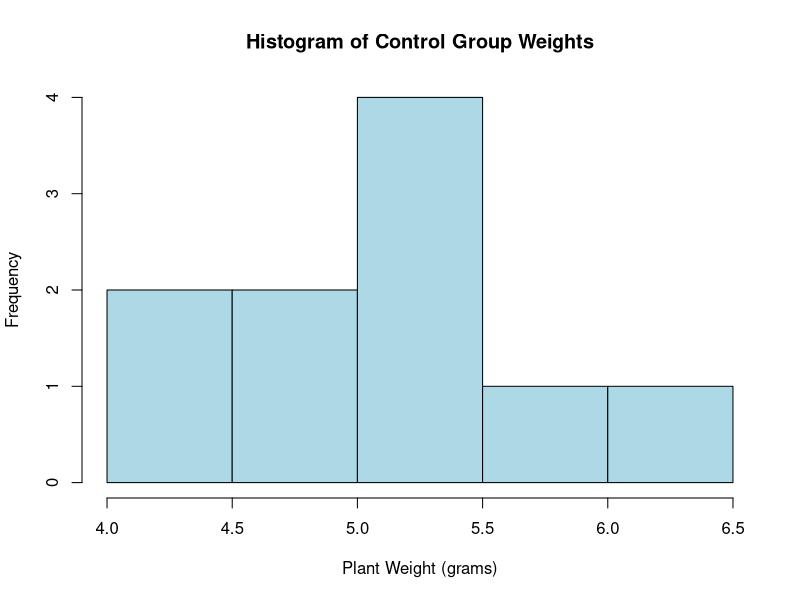
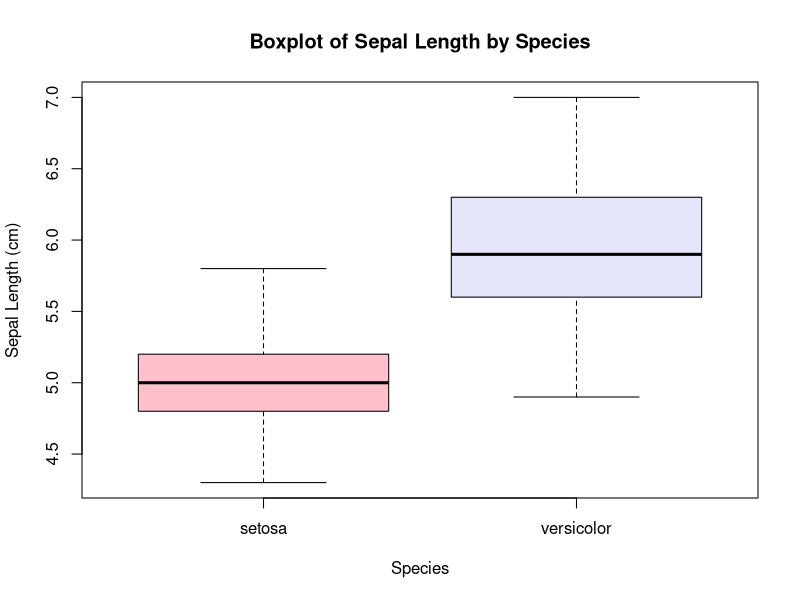
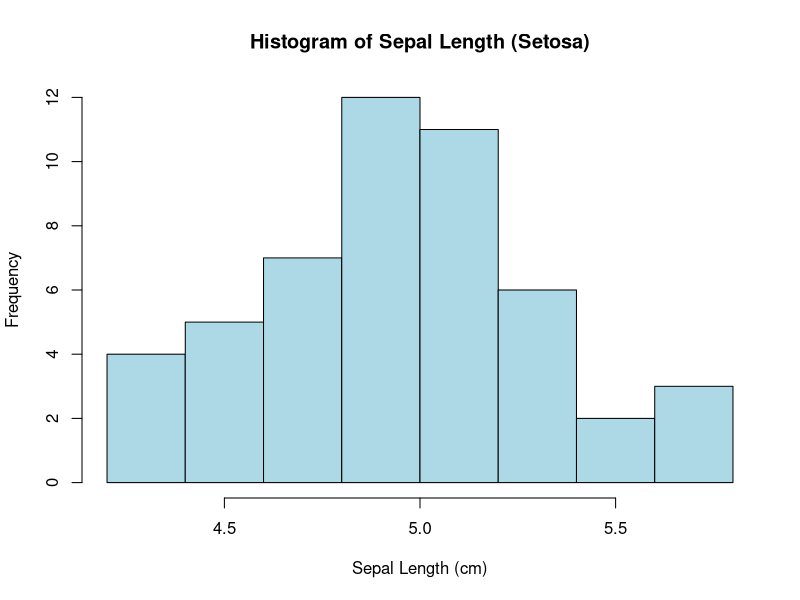
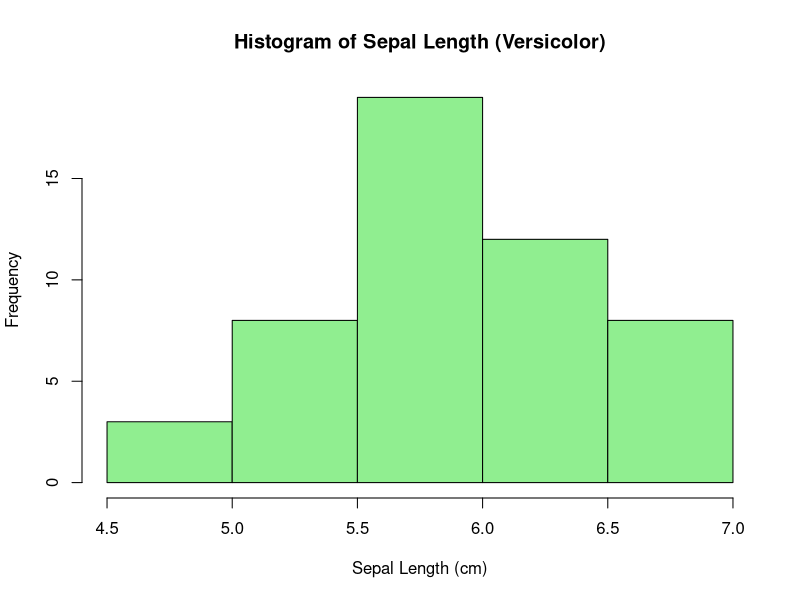
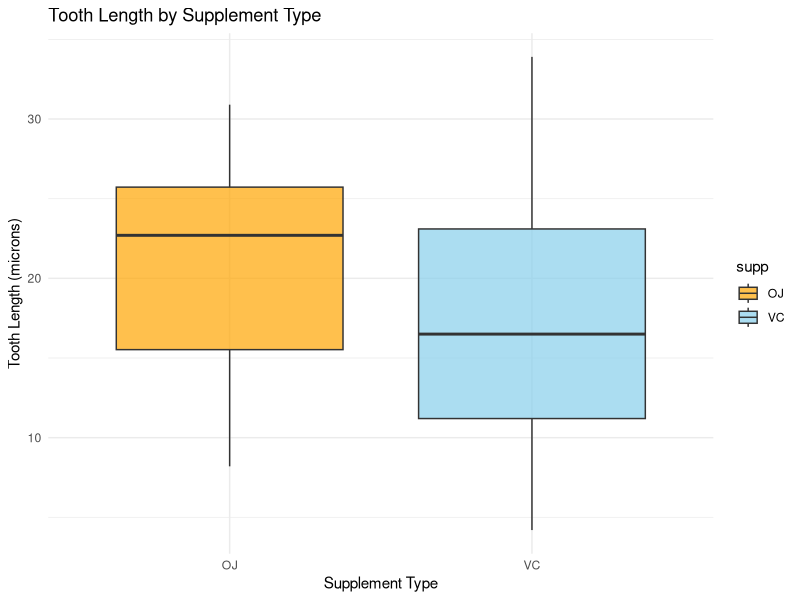
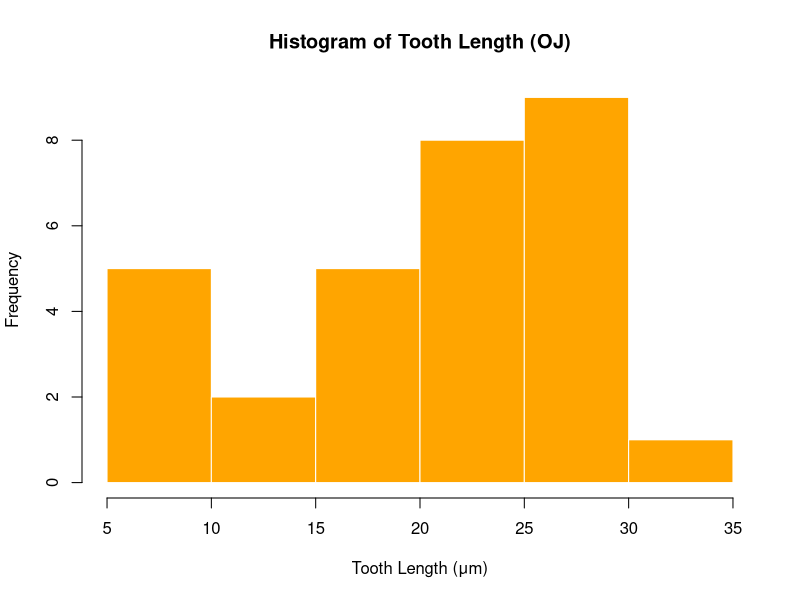
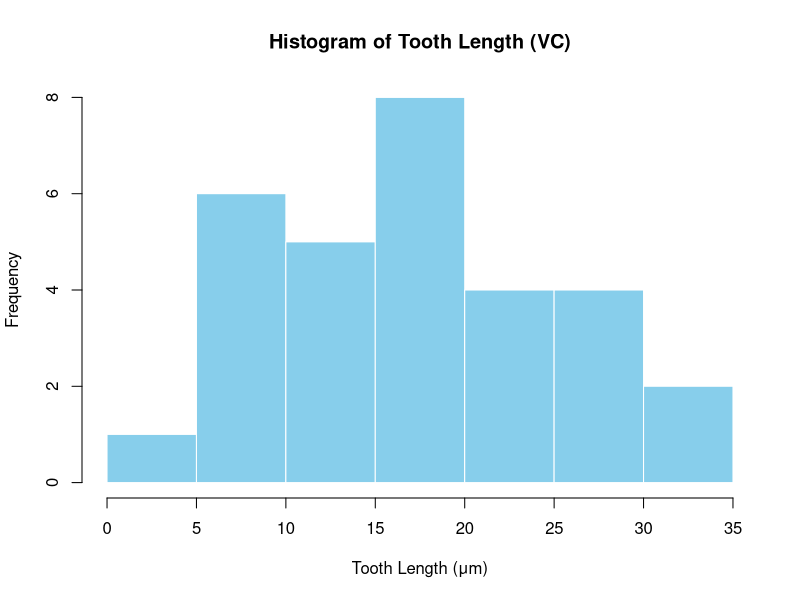
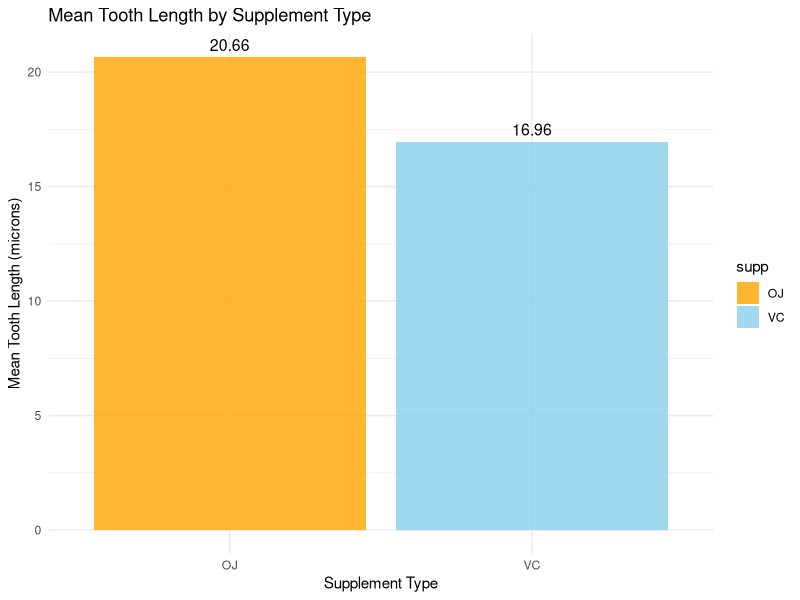

The R source for these figures, in order:
## ---- chunk 1
knitr::opts_chunk$set(echo = TRUE)
## ---- chunk 2
# Given values
lower <- 128
upper <- 147
n <- 64
conf_level <- 0.95

# Step 1: Calculate sample mean
mean_wait <- (lower + upper) / 2
mean_wait

# Step 2: Margin of Error
ME <- (upper - lower) / 2
ME

# Step 3: z* value for 95% confidence
z_star <- qnorm( (1 + conf_level) / 2 )
z_star

# Step 4: Standard Error
SE <- ME / z_star
SE

# Step 5: Estimate sample standard deviation
s <- SE * sqrt(n)
s

# CI from mean and SE
lower_check <- mean_wait - z_star * SE
upper_check <- mean_wait + z_star * SE
c(lower_check, upper_check)

## ---- chunk 3
# Load the built-in dataset
data(PlantGrowth)

# Extract control group weights
control <- subset(PlantGrowth, group == "ctrl")$weight

# View the control group weights
control

## ---- chunk 4
shapiro.test(control)

# Histogram and density plot
hist(control, 
     main = "Histogram of Control Group Weights",
     xlab = "Plant Weight (grams)",
     col = "lightblue",
     border = "black")

## ---- chunk 5

# one- sample t-test
t.test(control, mu = 5)
## ---- chunk 6
# Load dataset
data(PlantGrowth)

# Extract groups
ctrl <- subset(PlantGrowth, group == "ctrl")$weight
trt1 <- subset(PlantGrowth, group == "trt1")$weight
trt2 <- subset(PlantGrowth, group == "trt2")$weight

# Two-sample t-tests
t_test_ctrl_trt1 <- t.test(ctrl, trt1, var.equal = TRUE)
t_test_ctrl_trt2 <- t.test(ctrl, trt2, var.equal = TRUE)

# Print results
t_test_ctrl_trt1
t_test_ctrl_trt2

## ---- chunk 7
# Load the built-in iris dataset
data(iris)

# Create numeric vectors for sepal length of each species
setosa <- subset(iris, Species == "setosa")$Sepal.Length
versicolor <- subset(iris, Species == "versicolor")$Sepal.Length

# View the first few values
head(setosa)
head(versicolor)

## ---- chunk 8
# Perform two-sample t-test
t_test_result <- t.test(setosa, versicolor, var.equal = TRUE)
t_test_result
## ---- chunk 9
# Summary statistics
summary(setosa)
summary(versicolor)

species <- factor(c(rep("setosa", length(setosa)), rep("versicolor", length(versicolor))))
sepal_length <- c(setosa, versicolor)

# Box plot
boxplot(sepal_length ~ species,
        main = "Boxplot of Sepal Length by Species",
        xlab = "Species",
        ylab = "Sepal Length (cm)",
        col = c("pink", "lavender"))
## ---- chunk 10
shapiro.test(setosa)
shapiro.test(versicolor)

# Histogram for Setosa
hist(setosa,
     main = "Histogram of Sepal Length (Setosa)",
     xlab = "Sepal Length (cm)",
     col = "lightblue",
     border = "black")

# Histogram for Versicolor
hist(versicolor,
     main = "Histogram of Sepal Length (Versicolor)",
     xlab = "Sepal Length (cm)",
     col = "lightgreen",
     border = "black")
## ---- chunk 11
# Perform F-test for equal variances
var.test(setosa, versicolor)

## ---- chunk 12
# Two-sample t-test
t_test_result <- t.test(setosa, versicolor, var.equal = FALSE)
t_test_result

## ---- chunk 13
# Extract sepal length for both species
versicolor <- subset(iris, Species == "versicolor")$Sepal.Length
virginica <- subset(iris, Species == "virginica")$Sepal.Length

# Two-sample t-test
t_test_versicolor_virginica <- t.test(versicolor, virginica)
t_test_versicolor_virginica

## ---- chunk 14
# Load the dataset
data(ToothGrowth)

# Create subsets for each supplement type
OJ <- subset(ToothGrowth, supp == "OJ")$len
VC <- subset(ToothGrowth, supp == "VC")$len

# One-sided t-test (OJ > VC)
t_test_OJ_VC <- t.test(OJ, VC, alternative = "greater")
t_test_OJ_VC
## ---- chunk 15
# Load required packages
library(ggplot2)

# Load the ToothGrowth dataset
data(ToothGrowth)

# Summary statistics
summary(ToothGrowth$len)
tapply(ToothGrowth$len, ToothGrowth$supp, summary)
aggregate(len ~ supp, ToothGrowth, mean)

# Visualization - Boxplot with ggplot2
ggplot(ToothGrowth, aes(x = supp, y = len, fill = supp)) +
  geom_boxplot(alpha = 0.7) +
  labs(title = "Tooth Length by Supplement Type",
       x = "Supplement Type",
       y = "Tooth Length (microns)") +
  scale_fill_manual(values = c("OJ" = "orange", "VC" = "skyblue")) +
  theme_minimal()

## ---- chunk 16
# Shapiro-Wilk normality test for each group
shapiro.test(OJ)
shapiro.test(VC)

hist(OJ,
     main = "Histogram of Tooth Length (OJ)",
     xlab = "Tooth Length (μm)",
     col = "orange",
     border = "white")

hist(VC,
     main = "Histogram of Tooth Length (VC)",
     xlab = "Tooth Length (μm)",
     col = "skyblue",
     border = "white")
## ---- chunk 17
# Right-tailed two-sample t-test
t_test_OJ_VC <- t.test(OJ, VC, alternative = "greater")
t_test_OJ_VC

## ---- chunk 18
# Load required package
library(ggplot2)

# Calculate mean tooth lengths for each supplement type
mean_data <- aggregate(len ~ supp, data = ToothGrowth, mean)

# Create bar plot
ggplot(mean_data, aes(x = supp, y = len, fill = supp)) +
  geom_bar(stat = "identity", position = "dodge", alpha = 0.8) +
  geom_text(aes(label = round(len, 2)), vjust = -0.5, size = 4) +
  labs(title = "Mean Tooth Length by Supplement Type",
       x = "Supplement Type",
       y = "Mean Tooth Length (microns)") +
  scale_fill_manual(values = c("OJ" = "orange", "VC" = "skyblue")) +
  theme_minimal()

## ---- chunk 19
# Load the dataset
data(sleep)

# Extract Drug 1 and Drug 2 sleep improvements
drug1 <- subset(sleep, group == 1)$extra
drug2 <- subset(sleep, group == 2)$extra

# Run a paired t-test (right-tailed)
t.test(drug2, drug1, 
       alternative = "greater",  
       paired = TRUE)    
## ---- chunk 20
# Load the dataset
data(sleep)

# Basic summary statistics
summary(sleep$extra)                         
tapply(sleep$extra, sleep$group, summary)    

# Calculate mean for each drug
aggregate(extra ~ group, sleep, mean)

# Boxplot to visualize the difference between Drug 1 and Drug 2
library(ggplot2)
ggplot(sleep, aes(x = factor(group), y = extra, fill = factor(group))) +
  geom_boxplot(alpha = 0.7) +
  labs(title = "Increase in Sleep by Drug Type",
       x = "Drug",
       y = "Increase in Sleep (hours)") +
  scale_fill_manual(values = c("orange", "skyblue"),
                    labels = c("Drug 1", "Drug 2")) +
  theme_minimal()

## ---- chunk 21
# Load the dataset
data(sleep)

# Create separate vectors for Drug 1 and Drug 2
drug1 <- subset(sleep, group == 1)$extra
drug2 <- subset(sleep, group == 2)$extra

# Create the difference vector
diff <- drug2 - drug1

# Shapiro-Wilk test for normality
shapiro.test(diff)

# Histogram of differences
hist(diff,
     main = "Histogram of Sleep Differences (Drug2 - Drug1)",
     xlab = "Difference in Extra Sleep (hours)",
     col = "lightblue",
     border = "black")

# Q-Q plot to visualize normality
qqnorm(diff,
       main = "Q–Q Plot of Differences")
qqline(diff, col = "red", lwd = 2)

## ---- chunk 22
wilcox.test(drug2, drug1, paired = TRUE, alternative = "greater")
## ---- chunk 23
data(sleep)

# Task 6: Visualize the Mean Difference
sleep_wide <- reshape(sleep, timevar = "group", idvar = "ID", direction = "wide")
drug1 <- sleep_wide$extra.1
drug2 <- sleep_wide$extra.2

mean_values <- data.frame(
  Drug = c("Drug 1", "Drug 2"),
  Mean_Sleep = c(mean(drug1), mean(drug2))
)

library(ggplot2)
ggplot(mean_values, aes(x = Drug, y = Mean_Sleep, fill = Drug)) +
  geom_bar(stat = "identity", color = "black") +
  geom_text(aes(label = round(Mean_Sleep, 2)), vjust = -0.5) +
  labs(title = "Mean Increase in Sleep by Drug",
       x = "Drug",
       y = "Mean Increase in Sleep (hours)") +
  theme_minimal() +
  theme(legend.position = "none")

## ---- chunk 24
# Load data
data(mtcars)

# Define successes (manual) and sample size
x <- sum(mtcars$am == 1)  # number of manual cars
n <- nrow(mtcars)         # total cars

x
n
## ---- chunk 25
# Display sample proportion and counts
prop <- x / n
table(mtcars$am)
prop

# Create a simple bar plot of counts
barplot(table(mtcars$am),
        names.arg = c("Automatic", "Manual"),
        col = c("skyblue", "orange"),
        main = "Number of Cars by Transmission Type",
        ylab = "Count")
## ---- chunk 26
# One-sample proportion test (two-sided)
prop.test(x, n, p = 0.5, alternative = "two.sided", correct = FALSE)
